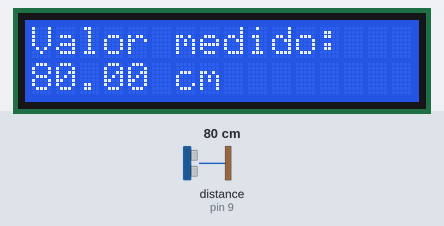
This sketch was run on a simulated Arduino Uno, built with avr-gcc and run on an emulated ATmega328P. Parts: 16×2 character LCD. The inputs (shaded band) are chosen by the test bench; at power-on: distance to the obstacle (sensor on pin 9) 80 cm. The echo pulse lasts 58.3 µs per cm.

Above: at 1.2 s.
1.3 s: distance to the obstacle (sensor on pin 9) set to 2 cm
At 2.0 s:
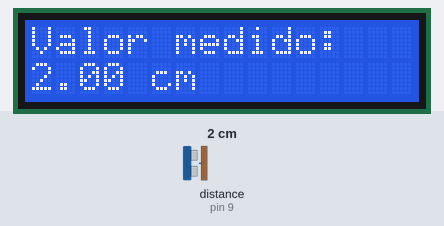
2.8 s: distance to the obstacle (sensor on pin 9) set to 4 cm
At 4.0 s:
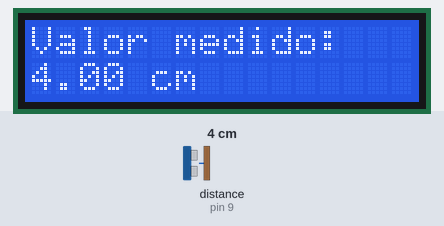
4.3 s: distance to the obstacle (sensor on pin 9) set to 9 cm
At 5.4 s:
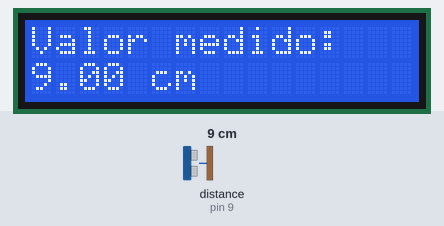
Timing chart, 0 to 7.3 s (numbered marks = the images above; inputs shaded):
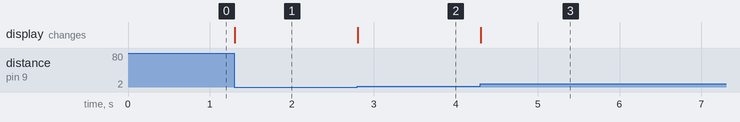

The sketch:

ULTRASSOM_LCD.ino
```cpp
#include <HCSR04.h>
#include <LiquidCrystal.h>

byte triggerPin = 10;
byte echoPin = 9;
UltraSonicDistanceSensor distanceSensor(triggerPin, echoPin);

//volatile float dado;
volatile float antigo = 0;

const int rs = 12, en = 11, d4 = 5, d5 = 4, d6 = 3, d7 = 2;
LiquidCrystal lcd(rs, en, d4, d5, d6, d7);

void setup() {
  // set up the LCD's number of columns and rows:
  lcd.begin(16, 2);
  // Print a message to the LCD.
  lcd.print("Valor medido:");
}

void loop() {
  // set the cursor to column 0, line 1
  // (note: line 1 is the second row, since counting begins with 0):
  lcd.setCursor(0, 1);

 	float distancia = distanceSensor.measureDistanceCm();

//Se valor medido mudou
	if(antigo != distancia)
	{
		lcd.print(distancia);
		lcd.println(" cm");
//Guarda valor medido
		antigo = distancia;
	}
}
```

Measured:
- after the input at 1.3 s, the display: changes at once (image 1)
- after the input at 2.8 s, the display: changes at once (image 2)
- after the input at 4.3 s, the display: changes at once (image 3)
